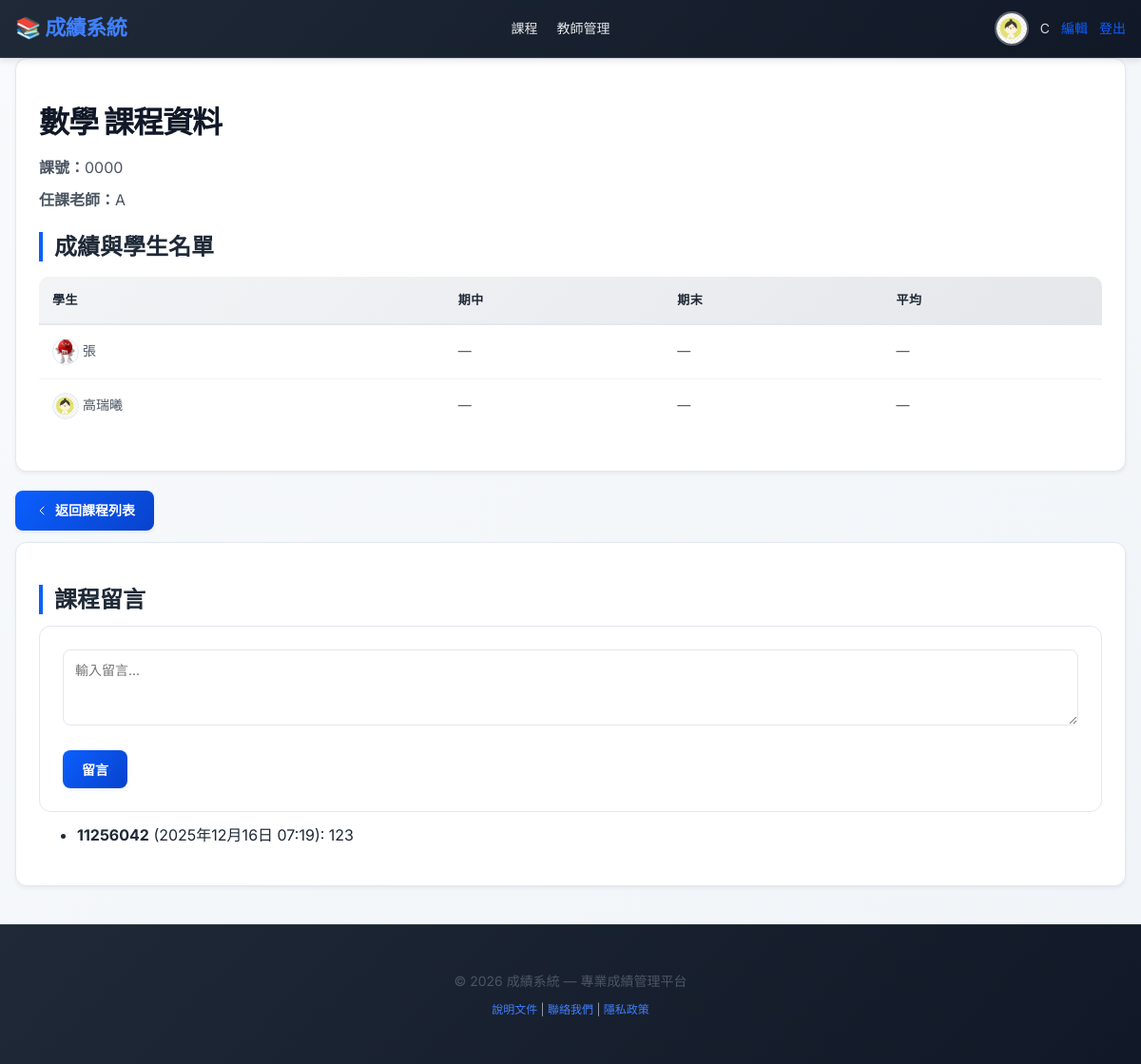
The page /courses/1/ (signed in) on the database its author committed.
### catalog/models.py (models this page shows, shortened)
class Profile(models.Model):
    ROLE_CHOICES = (
        ("student", "學生"),
        ("teacher", "教師"),
    )
    user = models.OneToOneField(User, on_delete=models.CASCADE)
    role = models.CharField("身份", max_length=10, choices=ROLE_CHOICES, default="student")
    avatar = models.ImageField("大頭貼", upload_to="avatars/", null=True, blank=True)

class Course(models.Model):
    name = models.CharField("課名", max_length=100)
    course_code = models.CharField("課號", max_length=20, unique=True)
    teacher = models.CharField("任課老師", max_length=50, blank=True)
    teacher_user = models.ForeignKey(User, null=True, blank=True, on_delete=models.SET_NULL, related_name="teaching_courses")

class Enrollment(models.Model):
    student = models.ForeignKey(Student, on_delete=models.CASCADE)
    course = models.ForeignKey(Course, on_delete=models.CASCADE)
    midterm_score = models.FloatField("期中分數", default=0)
    final_score = models.FloatField("期末分數", default=0)
    class Meta:
        unique_together = ('student', 'course')

class Student(models.Model):
    name = models.CharField("學生姓名", max_length=100)
    student_id = models.CharField("學號", max_length=20, unique=True)

class Comment(models.Model):
    course = models.ForeignKey(Course, on_delete=models.CASCADE, related_name="comments")
    author = models.ForeignKey(User, on_delete=models.CASCADE)
    content = models.TextField("內容")
    created_at = models.DateTimeField(auto_now_add=True)
    updated_at = models.DateTimeField(auto_now=True)

### catalog/views.py (the view)
# urls.py: path('courses/<int:pk>/', views.course_detail, name='course_detail'),
@login_required
def course_detail(request, pk):
    course = get_object_or_404(Course, pk=pk)
    current_student = get_current_student(request)
    if hasattr(request.user, 'profile') and getattr(request.user.profile, 'role', None) == 'student' and current_student:
        enrollments = Enrollment.objects.filter(course=course, student=current_student)
    else:
        enrollments = Enrollment.objects.filter(course=course)
    comments = course.comments.select_related('author').order_by('-created_at')
    is_course_teacher = hasattr(request.user, 'profile') and request.user.profile.role == 'teacher' and course.teacher_user == request.user
    is_staff = request.user.is_staff
    if request.method == 'POST' and request.POST.get('comment'):
        Comment.objects.create(course=course, author=request.user, content=request.POST.get('comment'))
        return redirect('course_detail', pk=pk)
    return render(request, 'course_detail.html', {
        'course': course,
        'enrollments': enrollments,
        'comments': comments,
        'is_course_teacher': is_course_teacher,
        'is_staff': is_staff,
        'current_student': current_student,
    })

### catalog/templatetags/profile_extras.py (called while the page is built)
@register.simple_tag
def student_avatar(student):
    try:
        user = User.objects.get(username=student.student_id)
        if hasattr(user, 'profile') and user.profile.avatar:
            return user.profile.avatar.url
    except User.DoesNotExist:
        pass
    return settings.MEDIA_URL + 'avatars/red.avif'

### catalog/views.py (called while the page is built)
def get_current_student(request):
    if not request.user.is_authenticated:
        return None
    student = Student.objects.filter(student_id=request.user.username).first()
    if student:
        return student
    if request.user.first_name:
        student = Student.objects.filter(name=request.user.first_name).first()
        if student:
            return student
    if hasattr(request.user, 'profile') and request.user.profile.role == 'student':
        student, created = Student.objects.get_or_create(student_id=request.user.username, defaults={'name': request.user.first_name or request.user.username})
        return student
    return None

### templates/course_detail.html (shortened to what this page needs)
{% extends 'base.html' %}
{% block content %}
  <div class="compact">
    <div class="card">
      <h1>{{ course.name }} 課程資料</h1>
      <p><strong>課號：</strong>{{ course.course_code }}</p>
      <p><strong>任課老師：</strong>{% if course.teacher_user %}{{ course.teacher_user.get_full_name|default:course.teacher_user.username }}{% else %}{{ course.teacher }}{% endif %}</p>
      <h2>成績與學生名單</h2>
      <table class="table">
        <thead>
          <tr>
            <th>學生</th>
            <th>期中</th>
            <th>期末</th>
            <th>平均</th>
          </tr>
        </thead>
        <tbody>
          {% load profile_extras %}
          {% for e in enrollments %}
          <tr>
            <td>
              {% student_avatar e.student as avatar_url %}
              <img src="{{ avatar_url }}" class="avatar-sm" alt="avatar" style="width:24px; height:24px; border-radius:50%; vertical-align:middle;">
              {{ e.student.name }}
            </td>
            {% if is_course_teacher or is_staff %}
                <td>{{ e.midterm_score }}</td>
                <td>{{ e.final_score }}</td>
                <td>{{ e.average }}</td>
            {% else %}
                <td>—</td><td>—</td><td>—</td>
            {% endif %}
          </tr>
          {% endfor %}
        </tbody>
      </table>
    </div>
  </div>
  <div class="actions" style="margin-top:8px; display:flex; gap:10px; align-items:center;">
    <a class="button btn-icon" href="{% url 'course_list' %}">
      <svg viewBox="0 0 24 24" fill="none" xmlns="http://www.w3.org/2000/svg" style="width:16px;"><path d="M15 18l-6-6 6-6" stroke="#fff" stroke-width="1.5" stroke-linecap="round" stroke-linejoin="round"/></svg>
      返回課程列表
    </a>
  </div>
  <div class="card" style="margin-top:12px">
    <h2>課程留言</h2>
    <form method="post" class="form">
      <div class="form-row">
          <textarea name="comment" rows="2" placeholder="輸入留言..."></textarea>
      </div>
      <button class="button" type="submit">留言</button>
    </form>
    <ul style="margin-top:12px">
      {% for c in comments %}
      <li>
          <strong>{{ c.author.username }}</strong> ({{ c.created_at }}): {{ c.content }}
      </li>
      {% empty %}
      <li>尚無留言</li>
      {% endfor %}
    </ul>
  </div>
{% endblock %}

### templates/base.html (shortened to what this page needs)
{% load static %}
<!DOCTYPE html>
<html lang="zh-Hant">
<head>
  <link rel="stylesheet" href="{% static 'css/styles.css' %}">
</head>
<body>
{% block header %}
<header class="site-header">
  <div class="container">
    <nav class="nav">
      <div class="brand">
        <a href="{% url 'index' %}">📚 成績系統</a>
      </div>
      <div class="nav-links">
        {% if user.is_authenticated %}
          <a href="{% url 'course_list' %}">課程</a>
          {% if user.profile.role == 'teacher' %}
            <a href="#">教師管理</a>
          {% endif %}
        {% endif %}
      </div>
      <div class="user-area">
        {% if user.is_authenticated %}
          {% if user.profile.avatar %}
            <img class="avatar" src="{{ user.profile.avatar.url }}" alt="avatar">
          {% else %}
            <img class="avatar" src="{{ MEDIA_URL }}avatars/red.avif" alt="avatar">
          {% endif %}
          <span>{{ user.username }}</span>
          <a href="{% url 'edit_profile' %}">編輯</a>
          <a href="{% url 'logout' %}">登出</a>
        {% else %}
          <a href="{% url 'login' %}">登入</a>
          <a href="{% url 'register' %}">註冊</a>
        {% endif %}
      </div>
    </nav>
  </div>
</header>
{% endblock %}
<main class="container">
  {% block content %}{% endblock %}
</main>
<footer class="site-footer">
  <div class="container">
    <p>&copy; {% now "Y" %} 成績系統 — 專業成績管理平台</p>
    <p style="font-size: 12px; color: #9ca3af; margin-top: 8px;">
      <a href="#">說明文件</a> | <a href="#">聯絡我們</a> | <a href="#">隱私政策</a>
    </p>
  </div>
</footer>
</body>
</html>

### rows shown on the page
Course: name "數學", course_code "0000", teacher "A"
Enrollment: shows a picture, student.name "張"
Enrollment: shows a picture, student.name "高瑞曦"
Comment: author.username "11256042", created_at "2025年12月16日 07:19", content "123"

### other values the page prints
{{ user.username }} "C"
